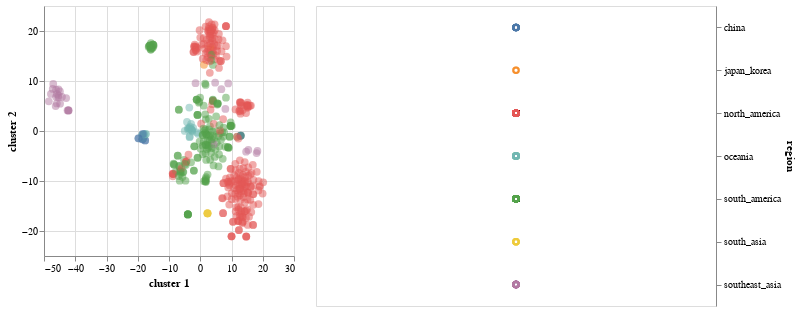

Here is the notebook cell this chart was saved with:
### Code cell
base = alt.Chart(merged_df)
selection = alt.selection_multi(fields=['region:N'])

color = alt.condition(selection,
                      alt.Color('region:N', legend=None),
                      alt.value('lightgray'))

TSNE1 = base.mark_circle(size=60).encode(
    x='cluster 1',
    y='cluster 2',
    opacity=alt.value(0.5),
    color=color,
    tooltip=['strain', 'region']
).add_selection(selection).properties(width=250,height=250)


legend = base.mark_point().encode(
    y=alt.Y('region:N', axis=alt.Axis(orient='right')),
    color=color
).add_selection(
    selection
)

TSNE1| legend

### Figure 1 — Vega-Lite specification as saved in the notebook (floating-point values rounded to 4 significant figures; data arrays with more than 128 entries replaced by an {"elided": "..."} marker saying what was removed)
{"$schema": "https://vega.github.io/schema/vega-lite/v3.3.0.json", "config": {"mark": {"tooltip": null}, "view": {"height": 300, "width": 400}}, "data": {"name": "data-5267449c92753af528cbe6c8fedbf5b6"}, "datasets": {"data-5267449c92753af528cbe6c8fedbf5b6": {"elided": "486 records"}}, "hconcat": [{"encoding": {"color": {"condition": {"field": "region", "legend": null, "selection": "selector147", "type": "nominal"}, "value": "lightgray"}, "opacity": {"value": 0.5}, "tooltip": [{"field": "strain", "type": "nominal"}, {"field": "region", "type": "nominal"}], "x": {"field": "cluster 1", "type": "quantitative"}, "y": {"field": "cluster 2", "type": "quantitative"}}, "height": 250, "mark": {"size": 60, "type": "circle"}, "selection": {"selector147": {"fields": ["region:N"], "type": "multi"}}, "width": 250}, {"encoding": {"color": {"condition": {"field": "region", "legend": null, "selection": "selector147", "type": "nominal"}, "value": "lightgray"}, "y": {"axis": {"orient": "right"}, "field": "region", "type": "nominal"}}, "mark": "point", "selection": {"selector147": {"fields": ["region:N"], "type": "multi"}}}]}
